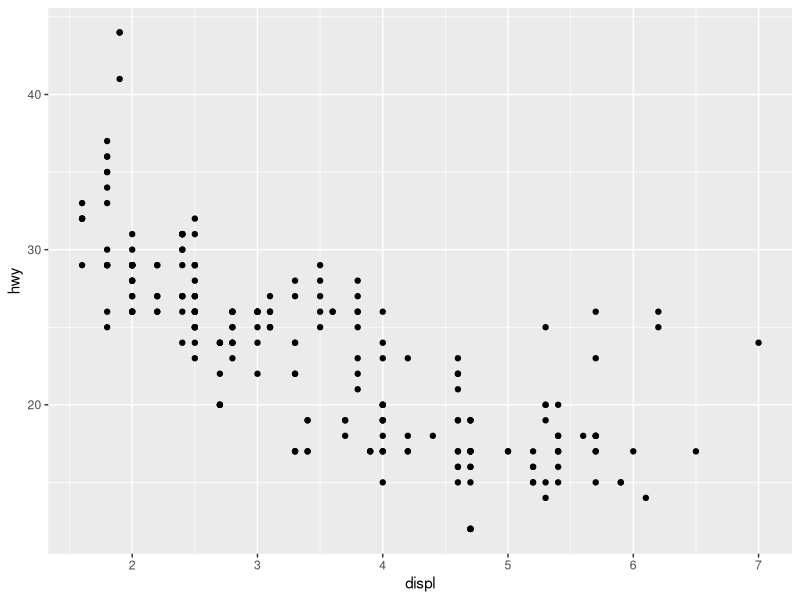
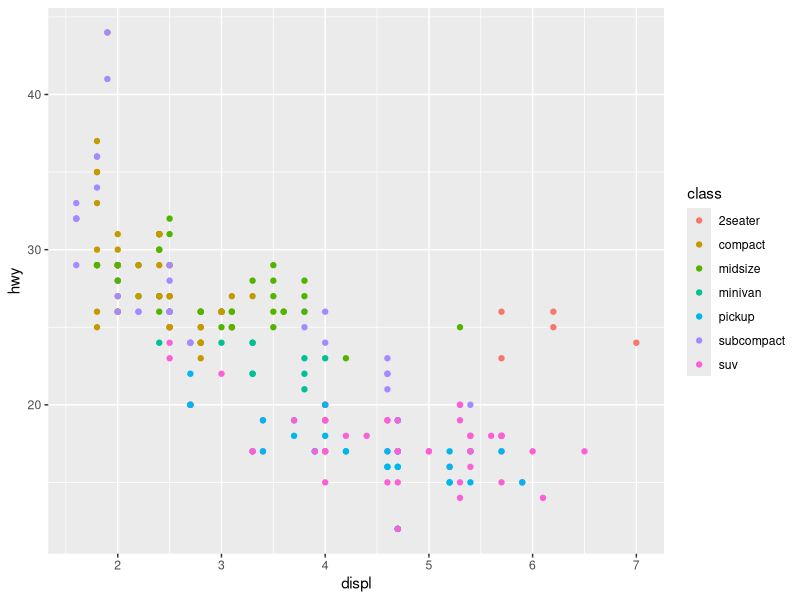
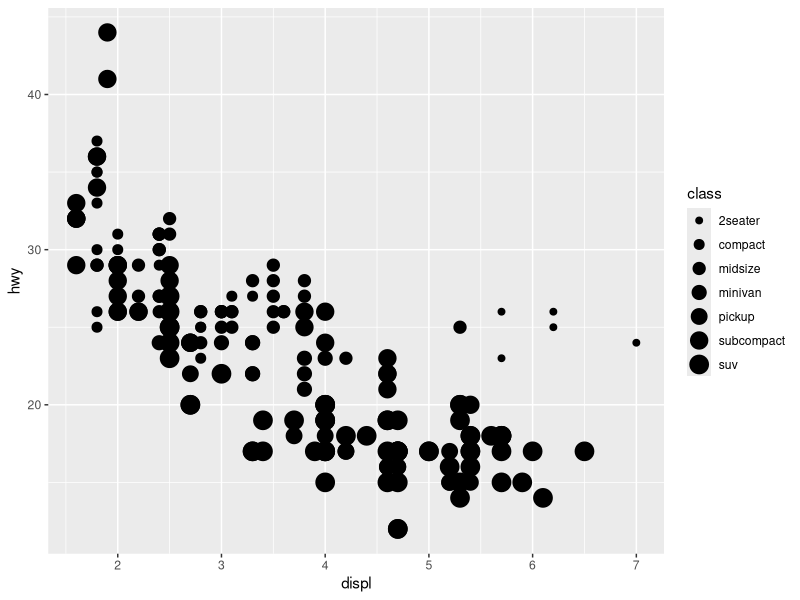
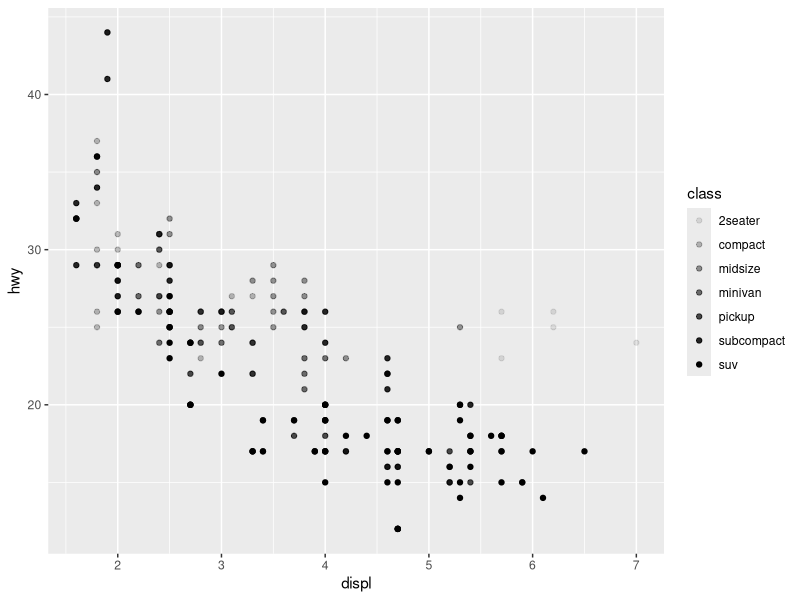
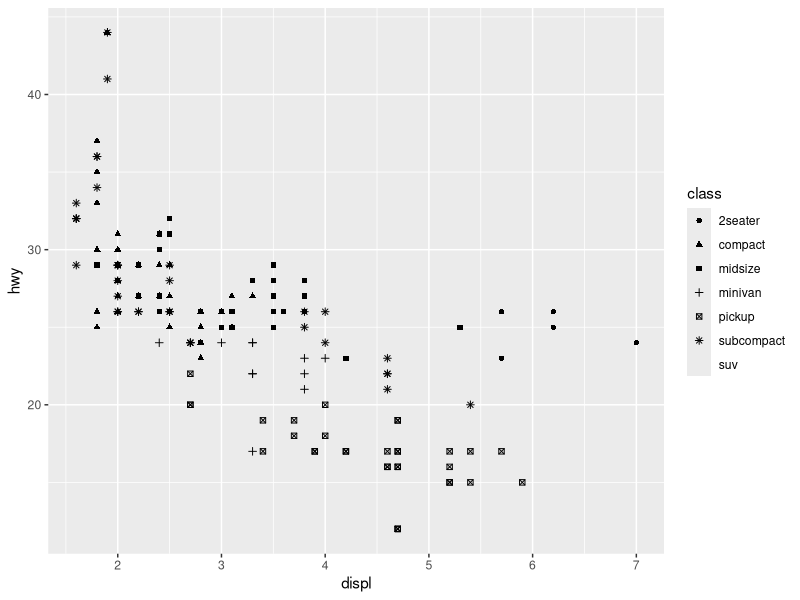
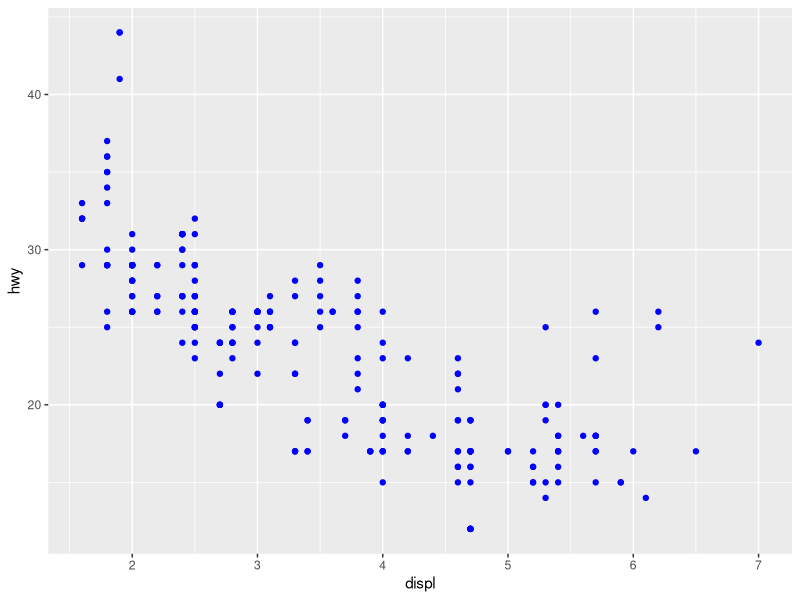

Reproduce these figures in R, in order.
library(ggplot2)

mpg

str(mpg)

View(mpg)

summary(mpg)

# run just current line : command + enter
ggplot(data=mpg)+
  geom_point(mapping=aes(x=displ,y=hwy))

ggplot(data=mpg)+
  geom_point(mapping=aes(x=displ,y=hwy,color=class))

ggplot(data=mpg)+
  geom_point(mapping=aes(x=displ,y=hwy,size=class))

ggplot(data=mpg)+
  geom_point(mapping=aes(x=displ,y=hwy,alpha=class))

ggplot(data=mpg)+
  geom_point(mapping=aes(x=displ,y=hwy,shape=class))

ggplot(data=mpg)+
  geom_point(mapping=aes(x=displ,y=hwy), color="blue")
